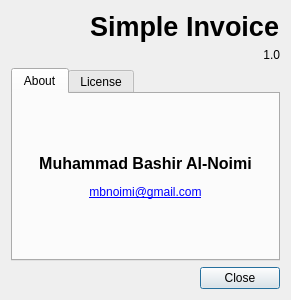
<?xml version="1.0" encoding="UTF-8"?>
<ui version="4.0">
 <class>DialogAbout</class>
 <widget class="QDialog" name="DialogAbout">
  <property name="geometry">
   <rect>
    <x>0</x>
    <y>0</y>
    <width>291</width>
    <height>300</height>
   </rect>
  </property>
  <property name="minimumSize">
   <size>
    <width>291</width>
    <height>300</height>
   </size>
  </property>
  <property name="maximumSize">
   <size>
    <width>291</width>
    <height>300</height>
   </size>
  </property>
  <property name="windowTitle">
   <string>About</string>
  </property>
  <property name="windowIcon">
   <iconset resource="res.qrc">
    <normaloff>:/icons/res/help-about.png</normaloff>:/icons/res/help-about.png</iconset>
  </property>
  <layout class="QVBoxLayout" name="verticalLayout">
   <item>
    <layout class="QGridLayout" name="gridLayout">
     <item row="0" column="1">
      <widget class="QLabel" name="label_2">
       <property name="font">
        <font>
         <family>Tahoma</family>
         <pointsize>20</pointsize>
         <weight>75</weight>
         <bold>true</bold>
        </font>
       </property>
       <property name="text">
        <string>Simple Invoice</string>
       </property>
      </widget>
     </item>
     <item row="1" column="1">
      <widget class="QLabel" name="label_3">
       <property name="text">
        <string>1.0</string>
       </property>
       <property name="alignment">
        <set>Qt::AlignRight|Qt::AlignTrailing|Qt::AlignVCenter</set>
       </property>
      </widget>
     </item>
     <item row="0" column="0" rowspan="2">
      <widget class="QLabel" name="label">
       <property name="text">
        <string/>
       </property>
       <property name="pixmap">
        <pixmap resource="res.qrc">:/icons/res/kword.png</pixmap>
       </property>
       <property name="alignment">
        <set>Qt::AlignCenter</set>
       </property>
      </widget>
     </item>
    </layout>
   </item>
   <item>
    <widget class="QTabWidget" name="tabWidget">
     <property name="currentIndex">
      <number>0</number>
     </property>
     <widget class="QWidget" name="tab_about">
      <attribute name="title">
       <string>About</string>
      </attribute>
      <layout class="QVBoxLayout" name="verticalLayout_2">
       <property name="leftMargin">
        <number>3</number>
       </property>
       <property name="topMargin">
        <number>3</number>
       </property>
       <property name="rightMargin">
        <number>3</number>
       </property>
       <property name="bottomMargin">
        <number>3</number>
       </property>
       <item>
        <widget class="QLabel" name="label_4">
         <property name="text">
          <string>&lt;html&gt;&lt;head/&gt;&lt;body&gt;&lt;p align=&quot;center&quot;&gt;&lt;span style=&quot; font-size:12pt; font-weight:600;&quot;&gt;Muhammad Bashir Al-Noimi&lt;/span&gt;&lt;/p&gt;&lt;p align=&quot;center&quot;&gt;&lt;a href=&quot;mailtto:mbnoimi@gmail.com&quot;&gt;&lt;span style=&quot; text-decoration: underline; color:#0000ff;&quot;&gt;mbnoimi@gmail.com&lt;/span&gt;&lt;/a&gt;&lt;/p&gt;&lt;/body&gt;&lt;/html&gt;</string>
         </property>
         <property name="openExternalLinks">
          <bool>true</bool>
         </property>
        </widget>
       </item>
      </layout>
     </widget>
     <widget class="QWidget" name="tab_licenese">
      <attribute name="title">
       <string>License</string>
      </attribute>
      <layout class="QVBoxLayout" name="verticalLayout_3">
       <property name="spacing">
        <number>0</number>
       </property>
       <property name="leftMargin">
        <number>0</number>
       </property>
       <property name="topMargin">
        <number>0</number>
       </property>
       <property name="rightMargin">
        <number>0</number>
       </property>
       <property name="bottomMargin">
        <number>0</number>
       </property>
       <item>
        <widget class="QPlainTextEdit" name="plainTextEdit">
         <property name="readOnly">
          <bool>true</bool>
         </property>
         <property name="plainText">
          <string>                    GNU AFFERO GENERAL PUBLIC LICENSE
                       Version 3, 19 November 2007

 Copyright (C) 2007 Free Software Foundation, Inc. &lt;http://fsf.org/&gt;
 Everyone is permitted to copy and distribute verbatim copies
 of this license document, but changing it is not allowed.

                            Preamble

  The GNU Affero General Public License is a free, copyleft license for
software and other kinds of works, specifically designed to ensure
cooperation with the community in the case of network server software.

  The licenses for most software and other practical works are designed
to take away your freedom to share and change the works.  By contrast,
our General Public Licenses are intended to guarantee your freedom to
share and change all versions of a program--to make sure it remains free
software for all its users.

  When we speak of free software, we are referring to freedom, not
price.  Our General Public Licenses are designed to make sure that you
have the freedom to distribute copies of free software (and charge for
them if you wish), that you receive source code or can get it if you
want it, that you can change the software or use pieces of it in new
free programs, and that you know you can do these things.

  Developers that use our General Public Licenses protect your rights
with two steps: (1) assert copyright on the software, and (2) offer
you this License which gives you legal permission to copy, distribute
and/or modify the software.

  A secondary benefit of defending all users' freedom is that
improvements made in alternate versions of the program, if they
receive widespread use, become available for other developers to
incorporate.  Many developers of free software are heartened and
encouraged by the resulting cooperation.  However, in the case of
software used on network servers, this result may fail to come about.
The GNU General Public License permits making a modified version and
letting the public access it on a server without ever releasing its
source code to the public.

  The GNU Affero General Public License is designed specifically to
ensure that, in such cases, the modified source code becomes available
to the community.  It requires the operator of a network server to
provide the source code of the modified version running there to the
users of that server.  Therefore, public use of a modified version, on
a publicly accessible server, gives the public access to the source
code of the modified version.

  An older license, called the Affero General Public License and
published by Affero, was designed to accomplish similar goals.  This is
a different license, not a version of the Affero GPL, but Affero has
released a new version of the Affero GPL which permits relicensing under
this license.

  The precise terms and conditions for copying, distribution and
modification follow.

                       TERMS AND CONDITIONS

  0. Definitions.

  &quot;This License&quot; refers to version 3 of the GNU Affero General Public License.

  &quot;Copyright&quot; also means copyright-like laws that apply to other kinds of
works, such as semiconductor masks.

  &quot;The Program&quot; refers to any copyrightable work licensed under this
License.  Each licensee is addressed as &quot;you&quot;.  &quot;Licensees&quot; and
&quot;recipients&quot; may be individuals or organizations.

  To &quot;modify&quot; a work means to copy from or adapt all or part of the work
in a fashion requiring copyright permission, other than the making of an
exact copy.  The resulting work is called a &quot;modified version&quot; of the
earlier work or a work &quot;based on&quot; the earlier work.

  A &quot;covered work&quot; means either the unmodified Program or a work based
on the Program.

  To &quot;propagate&quot; a work means to do anything with it that, without
permission, would make you directly or secondarily liable for
infringement under applicable copyright law, except executing it on a
computer or modifying a private copy.  Propagation includes copying,
distribution (with or without modification), making available to the
public, and in some countries other activities as well.

  To &quot;convey&quot; a work means any kind of propagation that enables other
parties to make or receive copies.  Mere interaction with a user through
a computer network, with no transfer of a copy, is not conveying.

  An interactive user interface displays &quot;Appropriate Legal Notices&quot;
to the extent that it includes a convenient and prominently visible
feature that (1) displays an appropriate copyright notice, and (2)
tells the user that there is no warranty for the work (except to the
extent that warranties are provided), that licensees may convey the
work under this License, and how to view a copy of this License.  If
the interface presents a list of user commands or options, such as a
menu, a prominent item in the list meets this criterion.

  1. Source Code.

  The &quot;source code&quot; for a work means the preferred form of the work
for making modifications to it.  &quot;Object code&quot; means any non-source
form of a work.

  A &quot;Standard Interface&quot; means an interface that either is an official
standard defined by a recognized standards body, or, in the case of
interfaces specified for a particular programming language, one that
is widely used among developers working in that language.

  The &quot;System Libraries&quot; of an executable work include anything, other
than the work as a whole, that (a) is included in the normal form of
packaging a Major Component, but which is not part of that Major
Component, and (b) serves only to enable use of the work with that
Major Component, or to implement a Standard Interface for which an
implementation is available to the public in source code form.  A
&quot;Major Component&quot;, in this context, means a major essential component
(kernel, window system, and so on) of the specific operating system
(if any) on which the executable work runs, or a compiler used to
produce the work, or an object code interpreter used to run it.

  The &quot;Corresponding Source&quot; for a work in object code form means all
the source code needed to generate, install, and (for an executable
work) run the object code and to modify the work, including scripts to
control those activities.  However, it does not include the work's
System Libraries, or general-purpose tools or generally available free
programs which are used unmodified in performing those activities but
which are not part of the work.  For example, Corresponding Source
includes interface definition files associated with source files for
the work, and the source code for shared libraries and dynamically
linked subprograms that the work is specifically designed to require,
such as by intimate data communication or control flow between those
subprograms and other parts of the work.

  The Corresponding Source need not include anything that users
can regenerate automatically from other parts of the Corresponding
Source.

  The Corresponding Source for a work in source code form is that
same work.

  2. Basic Permissions.

  All rights granted under this License are granted for the term of
copyright on the Program, and are irrevocable provided the stated
conditions are met.  This License explicitly affirms your unlimited
permission to run the unmodified Program.  The output from running a
covered work is covered by this License only if the output, given its
content, constitutes a covered work.  This License acknowledges your
rights of fair use or other equivalent, as provided by copyright law.

  You may make, run and propagate covered works that you do not
convey, without conditions so long as your license otherwise remains
in force.  You may convey covered works to others for the sole purpose
of having them make modifications exclusively for you, or provide you
with facilities for running those works, provided that you comply with
the terms of this License in conveying all material for which you do
not control copyright.  Those thus making or running the covered works
for you must do so exclusively on your behalf, under your direction
and control, on terms that prohibit them from making any copies of
your copyrighted material outside their relationship with you.

  Conveying under any other circumstances is permitted solely under
the conditions stated below.  Sublicensing is not allowed; section 10
makes it unnecessary.

  3. Protecting Users' Legal Rights From Anti-Circumvention Law.

  No covered work shall be deemed part of an effective technological
measure under any applicable law fulfilling obligations under article
11 of the WIPO copyright treaty adopted on 20 December 1996, or
similar laws prohibiting or restricting circumvention of such
measures.

  When you convey a covered work, you waive any legal power to forbid
circumvention of technological measures to the extent such circumvention
is effected by exercising rights under this License with respect to
the covered work, and you disclaim any intention to limit operation or
modification of the work as a means of enforcing, against the work's
users, your or third parties' legal rights to forbid circumvention of
technological measures.

  4. Conveying Verbatim Copies.

  You may convey verbatim copies of the Program's source code as you
receive it, in any medium, provided that you conspicuously and
appropriately publish on each copy an appropriate copyright notice;
keep intact all notices stating that this License and any
non-permissive terms added in accord with section 7 apply to the code;
keep intact all notices of the absence of any warranty; and give all
recipients a copy of this License along with the Program.

  You may charge any price or no price for each copy that you convey,
and you may offer support or warranty protection for a fee.

  5. Conveying Modified Source Versions.

  You may convey a work based on the Program, or the modifications to
produce it from the Program, in the form of source code under the
terms of section 4, provided that you also meet all of these conditions:

    a) The work must carry prominent notices stating that you modified
    it, and giving a relevant date.

    b) The work must carry prominent notices stating that it is
    released under this License and any conditions added under section
    7.  This requirement modifies the requirement in section 4 to
    &quot;keep intact all notices&quot;.

    c) You must license the entire work, as a whole, under this
    License to anyone who comes into possession of a copy.  This
    License will therefore apply, along with any applicable section 7
    additional terms, to the whole of the work, and all its parts,
    regardless of how they are packaged.  This License gives no
    permission to license the work in any other way, but it does not
    invalidate such permission if you have separately received it.

    d) If the work has interactive user interfaces, each must display
    Appropriate Legal Notices; however, if the Program has interactive
    interfaces that do not display Appropriate Legal Notices, your
    work need not make them do so.

  A compilation of a covered work with other separate and independent
works, which are not by their nature extensions of the covered work,
and which are not combined with it such as to form a larger program,
in or on a volume of a storage or distribution medium, is called an
&quot;aggregate&quot; if the compilation and its resulting copyright are not
used to limit the access or legal rights of the compilation's users
beyond what the individual works permit.  Inclusion of a covered work
in an aggregate does not cause this License to apply to the other
parts of the aggregate.

  6. Conveying Non-Source Forms.

  You may convey a covered work in object code form under the terms
of sections 4 and 5, provided that you also convey the
machine-readable Corresponding Source under the terms of this License,
in one of these ways:

    a) Convey the object code in, or embodied in, a physical product
    (including a physical distribution medium), accompanied by the
    Corresponding Source fixed on a durable physical medium
    customarily used for software interchange.

    b) Convey the object code in, or embodied in, a physical product
    (including a physical distribution medium), accompanied by a
    written offer, valid for at least three years and valid for as
    long as you offer spare parts or customer support for that product
    model, to give anyone who possesses the object code either (1) a
    copy of the Corresponding Source for all the software in the
    product that is covered by this License, on a durable physical
    medium customarily used for software interchange, for a price no
    more than your reasonable cost of physically performing this
    conveying of source, or (2) access to copy the
    Corresponding Source from a network server at no charge.

    c) Convey individual copies of the object code with a copy of the
    written offer to provide the Corresponding Source.  This
    alternative is allowed only occasionally and noncommercially, and
    only if you received the object code with such an offer, in accord
    with subsection 6b.

    d) Convey the object code by offering access from a designated
    place (gratis or for a charge), and offer equivalent access to the
    Corresponding Source in the same way through the same place at no
    further charge.  You need not require recipients to copy the
    Corresponding Source along with the object code.  If the place to
    copy the object code is a network server, the Corresponding Source
    may be on a different server (operated by you or a third party)
    that supports equivalent copying facilities, provided you maintain
    clear directions next to the object code saying where to find the
    Corresponding Source.  Regardless of what server hosts the
    Corresponding Source, you remain obligated to ensure that it is
    available for as long as needed to satisfy these requirements.

    e) Convey the object code using peer-to-peer transmission, provided
    you inform other peers where the object code and Corresponding
    Source of the work are being offered to the general public at no
    charge under subsection 6d.

  A separable portion of the object code, whose source code is excluded
from the Corresponding Source as a System Library, need not be
included in conveying the object code work.

  A &quot;User Product&quot; is either (1) a &quot;consumer product&quot;, which means any
tangible personal property which is normally used for personal, family,
or household purposes, or (2) anything designed or sold for incorporation
into a dwelling.  In determining whether a product is a consumer product,
doubtful cases shall be resolved in favor of coverage.  For a particular
product received by a particular user, &quot;normally used&quot; refers to a
typical or common use of that class of product, regardless of the status
of the particular user or of the way in which the particular user
actually uses, or expects or is expected to use, the product.  A product
is a consumer product regardless of whether the product has substantial
commercial, industrial or non-consumer uses, unless such uses represent
the only significant mode of use of the product.

  &quot;Installation Information&quot; for a User Product means any methods,
procedures, authorization keys, or other information required to install
and execute modified versions of a covered work in that User Product from
a modified version of its Corresponding Source.  The information must
suffice to ensure that the continued functioning of the modified object
code is in no case prevented or interfered with solely because
modification has been made.

  If you convey an object code work under this section in, or with, or
specifically for use in, a User Product, and the conveying occurs as
part of a transaction in which the right of possession and use of the
User Product is transferred to the recipient in perpetuity or for a
fixed term (regardless of how the transaction is characterized), the
Corresponding Source conveyed under this section must be accompanied
by the Installation Information.  But this requirement does not apply
if neither you nor any third party retains the ability to install
modified object code on the User Product (for example, the work has
been installed in ROM).

  The requirement to provide Installation Information does not include a
requirement to continue to provide support service, warranty, or updates
for a work that has been modified or installed by the recipient, or for
the User Product in which it has been modified or installed.  Access to a
network may be denied when the modification itself materially and
adversely affects the operation of the network or violates the rules and
protocols for communication across the network.

  Corresponding Source conveyed, and Installation Information provided,
in accord with this section must be in a format that is publicly
documented (and with an implementation available to the public in
source code form), and must require no special password or key for
unpacking, reading or copying.

  7. Additional Terms.

  &quot;Additional permissions&quot; are terms that supplement the terms of this
License by making exceptions from one or more of its conditions.
Additional permissions that are applicable to the entire Program shall
be treated as though they were included in this License, to the extent
that they are valid under applicable law.  If additional permissions
apply only to part of the Program, that part may be used separately
under those permissions, but the entire Program remains governed by
this License without regard to the additional permissions.

  When you convey a copy of a covered work, you may at your option
remove any additional permissions from that copy, or from any part of
it.  (Additional permissions may be written to require their own
removal in certain cases when you modify the work.)  You may place
additional permissions on material, added by you to a covered work,
for which you have or can give appropriate copyright permission.

  Notwithstanding any other provision of this License, for material you
add to a covered work, you may (if authorized by the copyright holders of
that material) supplement the terms of this License with terms:

    a) Disclaiming warranty or limiting liability differently from the
    terms of sections 15 and 16 of this License; or

    b) Requiring preservation of specified reasonable legal notices or
    author attributions in that material or in the Appropriate Legal
    Notices displayed by works containing it; or

    c) Prohibiting misrepresentation of the origin of that material, or
    requiring that modified versions of such material be marked in
    reasonable ways as different from the original version; or

    d) Limiting the use for publicity purposes of names of licensors or
    authors of the material; or

    e) Declining to grant rights under trademark law for use of some
    trade names, trademarks, or service marks; or

    f) Requiring indemnification of licensors and authors of that
    material by anyone who conveys the material (or modified versions of
    it) with contractual assumptions of liability to the recipient, for
    any liability that these contractual assumptions directly impose on
    those licensors and authors.

  All other non-permissive additional terms are considered &quot;further
restrictions&quot; within the meaning of section 10.  If the Program as you
received it, or any part of it, contains a notice stating that it is
governed by this License along with a term that is a further
restriction, you may remove that term.  If a license document contains
a further restriction but permits relicensing or conveying under this
License, you may add to a covered work material governed by the terms
of that license document, provided that the further restriction does
not survive such relicensing or conveying.

  If you add terms to a covered work in accord with this section, you
must place, in the relevant source files, a statement of the
additional terms that apply to those files, or a notice indicating
where to find the applicable terms.

  Additional terms, permissive or non-permissive, may be stated in the
form of a separately written license, or stated as exceptions;
the above requirements apply either way.

  8. Termination.

  You may not propagate or modify a covered work except as expressly
provided under this License.  Any attempt otherwise to propagate or
modify it is void, and will automatically terminate your rights under
this License (including any patent licenses granted under the third
paragraph of section 11).

  However, if you cease all violation of this License, then your
license from a particular copyright holder is reinstated (a)
provisionally, unless and until the copyright holder explicitly and
finally terminates your license, and (b) permanently, if the copyright
holder fails to notify you of the violation by some reasonable means
prior to 60 days after the cessation.

  Moreover, your license from a particular copyright holder is
reinstated permanently if the copyright holder notifies you of the
violation by some reasonable means, this is the first time you have
received notice of violation of this License (for any work) from that
copyright holder, and you cure the violation prior to 30 days after
your receipt of the notice.

  Termination of your rights under this section does not terminate the
licenses of parties who have received copies or rights from you under
this License.  If your rights have been terminated and not permanently
reinstated, you do not qualify to receive new licenses for the same
material under section 10.

  9. Acceptance Not Required for Having Copies.

  You are not required to accept this License in order to receive or
run a copy of the Program.  Ancillary propagation of a covered work
occurring solely as a consequence of using peer-to-peer transmission
to receive a copy likewise does not require acceptance.  However,
nothing other than this License grants you permission to propagate or
modify any covered work.  These actions infringe copyright if you do
not accept this License.  Therefore, by modifying or propagating a
covered work, you indicate your acceptance of this License to do so.

  10. Automatic Licensing of Downstream Recipients.

  Each time you convey a covered work, the recipient automatically
receives a license from the original licensors, to run, modify and
propagate that work, subject to this License.  You are not responsible
for enforcing compliance by third parties with this License.

  An &quot;entity transaction&quot; is a transaction transferring control of an
organization, or substantially all assets of one, or subdividing an
organization, or merging organizations.  If propagation of a covered
work results from an entity transaction, each party to that
transaction who receives a copy of the work also receives whatever
licenses to the work the party's predecessor in interest had or could
give under the previous paragraph, plus a right to possession of the
Corresponding Source of the work from the predecessor in interest, if
the predecessor has it or can get it with reasonable efforts.

  You may not impose any further restrictions on the exercise of the
rights granted or affirmed under this License.  For example, you may
not impose a license fee, royalty, or other charge for exercise of
rights granted under this License, and you may not initiate litigation
(including a cross-claim or counterclaim in a lawsuit) alleging that
any patent claim is infringed by making, using, selling, offering for
sale, or importing the Program or any portion of it.

  11. Patents.

  A &quot;contributor&quot; is a copyright holder who authorizes use under this
License of the Program or a work on which the Program is based.  The
work thus licensed is called the contributor's &quot;contributor version&quot;.

  A contributor's &quot;essential patent claims&quot; are all patent claims
owned or controlled by the contributor, whether already acquired or
hereafter acquired, that would be infringed by some manner, permitted
by this License, of making, using, or selling its contributor version,
but do not include claims that would be infringed only as a
consequence of further modification of the contributor version.  For
purposes of this definition, &quot;control&quot; includes the right to grant
patent sublicenses in a manner consistent with the requirements of
this License.

  Each contributor grants you a non-exclusive, worldwide, royalty-free
patent license under the contributor's essential patent claims, to
make, use, sell, offer for sale, import and otherwise run, modify and
propagate the contents of its contributor version.

  In the following three paragraphs, a &quot;patent license&quot; is any express
agreement or commitment, however denominated, not to enforce a patent
(such as an express permission to practice a patent or covenant not to
sue for patent infringement).  To &quot;grant&quot; such a patent license to a
party means to make such an agreement or commitment not to enforce a
patent against the party.

  If you convey a covered work, knowingly relying on a patent license,
and the Corresponding Source of the work is not available for anyone
to copy, free of charge and under the terms of this License, through a
publicly available network server or other readily accessible means,
then you must either (1) cause the Corresponding Source to be so
available, or (2) arrange to deprive yourself of the benefit of the
patent license for this particular work, or (3) arrange, in a manner
consistent with the requirements of this License, to extend the patent
license to downstream recipients.  &quot;Knowingly relying&quot; means you have
actual knowledge that, but for the patent license, your conveying the
covered work in a country, or your recipient's use of the covered work
in a country, would infringe one or more identifiable patents in that
country that you have reason to believe are valid.

  If, pursuant to or in connection with a single transaction or
arrangement, you convey, or propagate by procuring conveyance of, a
covered work, and grant a patent license to some of the parties
receiving the covered work authorizing them to use, propagate, modify
or convey a specific copy of the covered work, then the patent license
you grant is automatically extended to all recipients of the covered
work and works based on it.

  A patent license is &quot;discriminatory&quot; if it does not include within
the scope of its coverage, prohibits the exercise of, or is
conditioned on the non-exercise of one or more of the rights that are
specifically granted under this License.  You may not convey a covered
work if you are a party to an arrangement with a third party that is
in the business of distributing software, under which you make payment
to the third party based on the extent of your activity of conveying
the work, and under which the third party grants, to any of the
parties who would receive the covered work from you, a discriminatory
patent license (a) in connection with copies of the covered work
conveyed by you (or copies made from those copies), or (b) primarily
for and in connection with specific products or compilations that
contain the covered work, unless you entered into that arrangement,
or that patent license was granted, prior to 28 March 2007.

  Nothing in this License shall be construed as excluding or limiting
any implied license or other defenses to infringement that may
otherwise be available to you under applicable patent law.

  12. No Surrender of Others' Freedom.

  If conditions are imposed on you (whether by court order, agreement or
otherwise) that contradict the conditions of this License, they do not
excuse you from the conditions of this License.  If you cannot convey a
covered work so as to satisfy simultaneously your obligations under this
License and any other pertinent obligations, then as a consequence you may
not convey it at all.  For example, if you agree to terms that obligate you
to collect a royalty for further conveying from those to whom you convey
the Program, the only way you could satisfy both those terms and this
License would be to refrain entirely from conveying the Program.

  13. Remote Network Interaction; Use with the GNU General Public License.

  Notwithstanding any other provision of this License, if you modify the
Program, your modified version must prominently offer all users
interacting with it remotely through a computer network (if your version
supports such interaction) an opportunity to receive the Corresponding
Source of your version by providing access to the Corresponding Source
from a network server at no charge, through some standard or customary
means of facilitating copying of software.  This Corresponding Source
shall include the Corresponding Source for any work covered by version 3
of the GNU General Public License that is incorporated pursuant to the
following paragraph.

  Notwithstanding any other provision of this License, you have
permission to link or combine any covered work with a work licensed
under version 3 of the GNU General Public License into a single
combined work, and to convey the resulting work.  The terms of this
License will continue to apply to the part which is the covered work,
but the work with which it is combined will remain governed by version
3 of the GNU General Public License.

  14. Revised Versions of this License.

  The Free Software Foundation may publish revised and/or new versions of
the GNU Affero General Public License from time to time.  Such new versions
will be similar in spirit to the present version, but may differ in detail to
address new problems or concerns.

  Each version is given a distinguishing version number.  If the
Program specifies that a certain numbered version of the GNU Affero General
Public License &quot;or any later version&quot; applies to it, you have the
option of following the terms and conditions either of that numbered
version or of any later version published by the Free Software
Foundation.  If the Program does not specify a version number of the
GNU Affero General Public License, you may choose any version ever published
by the Free Software Foundation.

  If the Program specifies that a proxy can decide which future
versions of the GNU Affero General Public License can be used, that proxy's
public statement of acceptance of a version permanently authorizes you
to choose that version for the Program.

  Later license versions may give you additional or different
permissions.  However, no additional obligations are imposed on any
author or copyright holder as a result of your choosing to follow a
later version.

  15. Disclaimer of Warranty.

  THERE IS NO WARRANTY FOR THE PROGRAM, TO THE EXTENT PERMITTED BY
APPLICABLE LAW.  EXCEPT WHEN OTHERWISE STATED IN WRITING THE COPYRIGHT
HOLDERS AND/OR OTHER PARTIES PROVIDE THE PROGRAM &quot;AS IS&quot; WITHOUT WARRANTY
OF ANY KIND, EITHER EXPRESSED OR IMPLIED, INCLUDING, BUT NOT LIMITED TO,
THE IMPLIED WARRANTIES OF MERCHANTABILITY AND FITNESS FOR A PARTICULAR
PURPOSE.  THE ENTIRE RISK AS TO THE QUALITY AND PERFORMANCE OF THE PROGRAM
IS WITH YOU.  SHOULD THE PROGRAM PROVE DEFECTIVE, YOU ASSUME THE COST OF
ALL NECESSARY SERVICING, REPAIR OR CORRECTION.

  16. Limitation of Liability.

  IN NO EVENT UNLESS REQUIRED BY APPLICABLE LAW OR AGREED TO IN WRITING
WILL ANY COPYRIGHT HOLDER, OR ANY OTHER PARTY WHO MODIFIES AND/OR CONVEYS
THE PROGRAM AS PERMITTED ABOVE, BE LIABLE TO YOU FOR DAMAGES, INCLUDING ANY
GENERAL, SPECIAL, INCIDENTAL OR CONSEQUENTIAL DAMAGES ARISING OUT OF THE
USE OR INABILITY TO USE THE PROGRAM (INCLUDING BUT NOT LIMITED TO LOSS OF
DATA OR DATA BEING RENDERED INACCURATE OR LOSSES SUSTAINED BY YOU OR THIRD
PARTIES OR A FAILURE OF THE PROGRAM TO OPERATE WITH ANY OTHER PROGRAMS),
EVEN IF SUCH HOLDER OR OTHER PARTY HAS BEEN ADVISED OF THE POSSIBILITY OF
SUCH DAMAGES.

  17. Interpretation of Sections 15 and 16.

  If the disclaimer of warranty and limitation of liability provided
above cannot be given local legal effect according to their terms,
reviewing courts shall apply local law that most closely approximates
an absolute waiver of all civil liability in connection with the
Program, unless a warranty or assumption of liability accompanies a
copy of the Program in return for a fee.

                     END OF TERMS AND CONDITIONS

            How to Apply These Terms to Your New Programs

  If you develop a new program, and you want it to be of the greatest
possible use to the public, the best way to achieve this is to make it
free software which everyone can redistribute and change under these terms.

  To do so, attach the following notices to the program.  It is safest
to attach them to the start of each source file to most effectively
state the exclusion of warranty; and each file should have at least
the &quot;copyright&quot; line and a pointer to where the full notice is found.

    &lt;one line to give the program's name and a brief idea of what it does.&gt;
    Copyright (C) &lt;year&gt;  &lt;name of author&gt;

    This program is free software: you can redistribute it and/or modify
    it under the terms of the GNU Affero General Public License as published by
    the Free Software Foundation, either version 3 of the License, or
    (at your option) any later version.

    This program is distributed in the hope that it will be useful,
    but WITHOUT ANY WARRANTY; without even the implied warranty of
    MERCHANTABILITY or FITNESS FOR A PARTICULAR PURPOSE.  See the
    GNU Affero General Public License for more details.

    You should have received a copy of the GNU Affero General Public License
    along with this program.  If not, see &lt;http://www.gnu.org/licenses/&gt;.

Also add information on how to contact you by electronic and paper mail.

  If your software can interact with users remotely through a computer
network, you should also make sure that it provides a way for users to
get its source.  For example, if your program is a web application, its
interface could display a &quot;Source&quot; link that leads users to an archive
of the code.  There are many ways you could offer source, and different
solutions will be better for different programs; see section 13 for the
specific requirements.

  You should also get your employer (if you work as a programmer) or school,
if any, to sign a &quot;copyright disclaimer&quot; for the program, if necessary.
For more information on this, and how to apply and follow the GNU AGPL, see
&lt;http://www.gnu.org/licenses/&gt;.
</string>
         </property>
        </widget>
       </item>
      </layout>
     </widget>
    </widget>
   </item>
   <item>
    <widget class="QDialogButtonBox" name="buttonBox">
     <property name="orientation">
      <enum>Qt::Horizontal</enum>
     </property>
     <property name="standardButtons">
      <set>QDialogButtonBox::Close</set>
     </property>
    </widget>
   </item>
  </layout>
 </widget>
 <resources>
  <include location="res.qrc"/>
 </resources>
 <connections>
  <connection>
   <sender>buttonBox</sender>
   <signal>accepted()</signal>
   <receiver>DialogAbout</receiver>
   <slot>accept()</slot>
   <hints>
    <hint type="sourcelabel">
     <x>248</x>
     <y>254</y>
    </hint>
    <hint type="destinationlabel">
     <x>157</x>
     <y>274</y>
    </hint>
   </hints>
  </connection>
  <connection>
   <sender>buttonBox</sender>
   <signal>rejected()</signal>
   <receiver>DialogAbout</receiver>
   <slot>reject()</slot>
   <hints>
    <hint type="sourcelabel">
     <x>316</x>
     <y>260</y>
    </hint>
    <hint type="destinationlabel">
     <x>286</x>
     <y>274</y>
    </hint>
   </hints>
  </connection>
 </connections>
</ui>
